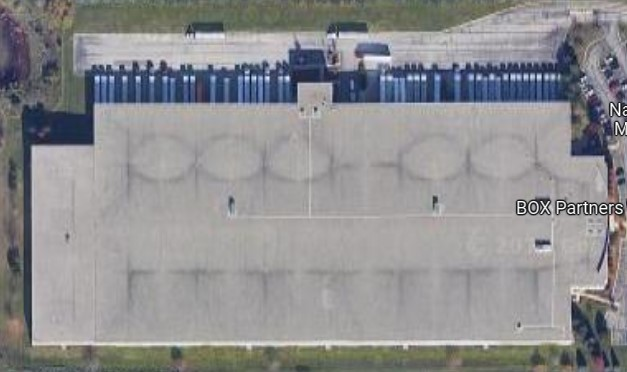
#> input picture data/experiments/map2.jpg, 627 x 372 px; its folder holds 4 pictures in this run
$ jupyter execute --allow-errors edge_enhancing.ipynb
#> lines starting #> are read from the running program, lines starting #| are printed output that depends on the picture; after the words box and inside, x2 and y2 are one past the last pixel; in counts of white or black regions, pixels touching at a corner belong together; pictures that were not available may be replaced by others from this repository, and a replacement may not be noted
[cell 1]
from scipy import ndimage as ndi
import numpy as np
import matplotlib.pyplot as plt
import cv2
from skimage.filters import threshold_otsu

def nabe(n):
    return np.array([n>>i&1 for i in range(0,9)]).astype(bool)

def hood(n):
    return np.take(nabe(n), np.array([[3, 2, 1],
                                      [4, 8, 0],
                                      [5, 6, 7]]))
def G1(n):
#> called with n = 0
    s = 0
    bits = nabe(n)
    for i in (0,2,4,6):
        if not(bits[i]) and (bits[i+1] or bits[(i+2) % 8]):
            s += 1
    return s==1

g1_lut = np.array([G1(n) for n in range(256)])

def G2(n):
#> called with n = 0
    n1, n2 = 0, 0
    bits = nabe(n)
    for k in (1,3,5,7):
        if bits[k] or bits[k-1]:
            n1 += 1
        if bits[k] or bits[(k+1) % 8]:
            n2 += 1
    return min(n1,n2) in [2,3]

g2_lut = np.array([G2(n) for n in range(256)])

g12_lut = g1_lut & g2_lut

def G3(n):
    bits = nabe(n)
    return not((bits[1] or bits[2] or not(bits[7])) and bits[0])

def G3p(n):
    bits = nabe(n)
    return not((bits[5] or bits[6] or not(bits[3])) and bits[4])

g3_lut = np.array([G3(n) for n in range(256)])
g3p_lut = np.array([G3p(n) for n in range(256)])

g123_lut  = g12_lut & g3_lut
g123p_lut = g12_lut & g3p_lut

def bwmorph_thin(image, n_iter=None):
    # check parameters
    if n_iter is None:
        n = -1
    elif n_iter <= 0:
        raise ValueError('n_iter must be > 0')
    else:
        n = n_iter

    # check that we have a 2d binary image, and convert it
    # to uint8
    skel = np.array(image).astype(np.uint8)

    if skel.ndim != 2:
        raise ValueError('2D array required')
    if not np.all(np.in1d(image.flat,(0,1))):
        raise ValueError('Image contains values other than 0 and 1')

    # neighborhood mask
    mask = np.array([[ 8,  4,  2],
                     [16,  0,  1],
                     [32, 64,128]],dtype=np.uint8)

    # iterate either 1) indefinitely or 2) up to iteration limit
    while n != 0:
        before = np.sum(skel) # count points before thinning

        # for each subiteration
        for lut in [g123_lut, g123p_lut]:
            # correlate image with neighborhood mask
            N = ndi.correlate(skel, mask, mode='constant')
            # take deletion decision from this subiteration's LUT
            D = np.take(lut, N)
            # perform deletion
            skel[D] = 0

        after = np.sum(skel) # coint points after thinning

        if before == after:
            # iteration had no effect: finish
            break

        # count down to iteration limit (or endlessly negative)
        n -= 1

    return skel.astype(bool)

[cell 2]
# Convert gradient magnitude image to 3 channels
fn = 'map2'
original = cv2.imread(f"{fn}.jpg", cv2.IMREAD_COLOR)
#> original is the input picture: shape (372, 627, 3); mean B, G, R 143.7, 141.9, 141.9
gradient_magnitude = cv2.imread(f"{fn}_edge.jpg", cv2.IMREAD_GRAYSCALE)
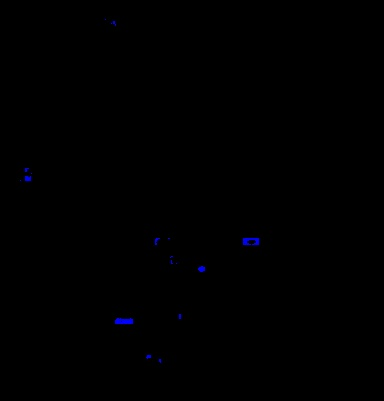
#> input picture data/experiments/enhanced.jpg, 384 x 401 px, given in place of map2_edge.jpg, which was not available
#> gradient_magnitude: shape (401, 384); min 0, max 35, mean 0.1
print(original.shape)
#| (372, 627, 3)
def enhance(orig, gm):
    # Convert gradient magnitude to a binary mask
    thresh = threshold_otsu(gm)
#> thresh = 6
    binary = gm > thresh
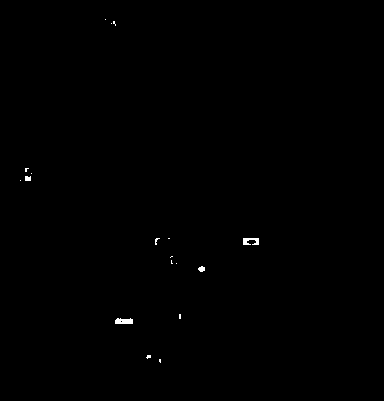
#> binary: shape (401, 384) bool; 0.2% white; 18 white regions (14 under 20 px), largest, box (x1, y1, x2, y2) and area: (115, 318, 133, 324) 92, (243, 238, 259, 245) 82, (198, 266, 205, 272) 31, (25, 176, 31, 181) 28

    thinned = (bwmorph_thin(binary)* 255).astype(np.uint8)
#> the loop in bwmorph_thin, `while n != 0:` made 4 passes
#> (before, after) on passes 1 to 4: (313, 161), (161, 101), (101, 92), (92, 92)
#> after the loop in bwmorph_thin, `while n != 0:`:
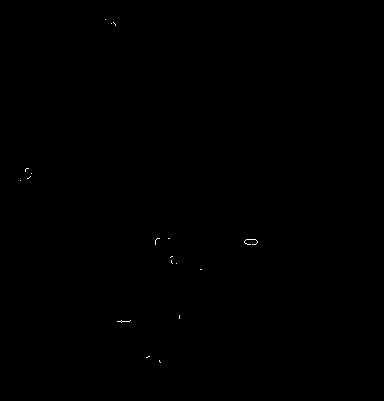
#> skel: shape (401, 384); values 0 (black) and 1 (white), 0.06% white in thin lines or dots, all inside (x1, y1, x2, y2) = (20, 19, 258, 363)
#> after the loop in bwmorph_thin, `while n != 0:`: n = -4
    plt.imshow(thinned)
    plt.show()

    # Dilate the thinned mask a bit to make the edges wider
    kernel = np.ones((3,3),np.uint8)
    wider = cv2.dilate(thinned, kernel, iterations=1)
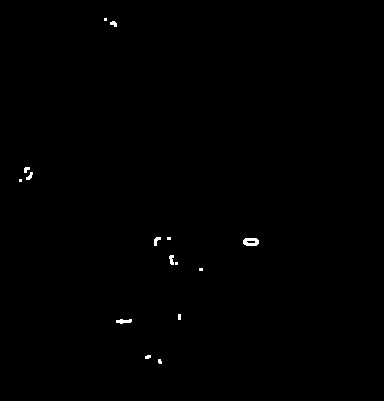
#> wider: shape (401, 384); 0.27% white; 15 white regions (7 under 20 px), largest, box (x1, y1, x2, y2) and area: (243, 238, 259, 246) 100, (116, 319, 132, 324) 56, (154, 237, 161, 246) 37

    plt.imshow(wider, cmap='gray')
    plt.show()

    # Convert eroded mask to 3 channels
    mask_colored = cv2.cvtColor(wider, cv2.COLOR_GRAY2BGR)
    plt.imshow(mask_colored)

    # Use the mask to blend between original and its edge-enhanced version
    alpha = 0.7  # blending factor. Adjust this value to your liking
    enhanced = cv2.addWeighted(orig, alpha, mask_colored, 1 - alpha, 0)

    plt.imshow(enhanced)
    plt.savefig(f"{fn}_enhanced_thin_white.png", bbox_inches='tight', pad_inches=0)

    plt.show()
plt.imshow(original)
plt.show()
#> (the rest of this cell did not finish here and is left out)

[cell 3]
import cv2
import numpy as np
from skimage.filters import threshold_otsu
# from skimage.morphology import bwmorph_thin
import matplotlib.pyplot as plt

fn = 'map2'
original = cv2.imread(f"{fn}.jpg", cv2.IMREAD_COLOR)
gradient_magnitude = cv2.imread(f"{fn}_edge.jpg", cv2.IMREAD_GRAYSCALE)
print(original.shape)
#| (372, 627, 3)

def enhance(orig, gm):
    # Convert gradient magnitude to a binary mask
    thresh = threshold_otsu(gm)
#> thresh = 6
    binary = gm > thresh

    thinned = (bwmorph_thin(binary) * 255).astype(np.uint8)
#> the loop in bwmorph_thin (call 2), `while n != 0:` made 4 passes

    # Dilate the thinned mask a bit to make the edges wider
    kernel = np.ones((3,3),np.uint8)
    wider = cv2.dilate(thinned, kernel, iterations=1)

    plt.imshow(wider, cmap='gray')
    plt.show()

    # Create a red mask from the dilated edges
    mask_colored = np.zeros((wider.shape[0], wider.shape[1], 3), dtype=np.uint8)
    # mask_colored[wider == 255] = [255, 0, 0]

    plt.imshow(mask_colored)
    plt.show()

    # Use the mask to blend between original and its edge-enhanced version
    alpha = 0.7  # blending factor. Adjust this value to your liking
    enhanced = cv2.addWeighted(orig, alpha, mask_colored, 1 - alpha, 0)

    plt.imshow(cv2.cvtColor(enhanced, cv2.COLOR_BGR2RGB))
    plt.savefig(f"{fn}_enhanced_thick_white.png", bbox_inches='tight', pad_inches=0)
    plt.show()

plt.imshow(cv2.cvtColor(original, cv2.COLOR_BGR2RGB))
plt.show()
#> (the rest of this cell did not finish here and is left out)

[cell 4]
# Convert gradient magnitude to a binary mask
thresh = threshold_otsu(gradient_magnitude)
#> thresh = 6
binary = gradient_magnitude > thresh

thinned = (bwmorph_thin(binary) * 255).astype(np.uint8)

plt.imshow(thinned)

[cell 5]
binary = thinned.copy()
image = original.copy()
# Find contours
contours, _ = cv2.findContours(binary, cv2.RETR_TREE, cv2.CHAIN_APPROX_SIMPLE)
#> contours = 19 contours, all with area under 20

for contour in contours:
    # Approximate the contour to a polygon and get vertices
    epsilon = 0.02 * cv2.arcLength(contour, True)  # 2% of contour arc length
    approx = cv2.approxPolyDP(contour, epsilon, True)

    # Draw the polygon
    cv2.drawContours(image, [approx], 0, (0, 255, 0), 2)
#> this loop made 19 passes
#> (epsilon, approx) on passes 1, 4, 5, 6, 7, 8, 11, 13, 14, 15, 17, 18: (0.0966, [[159, 360], [159, 361], [160, 362], [159, 361]]), (0.113, [[120, 321], [121, 320], [122, 321], [121, 322]]), (0.12, [[179, 315], [179, 318]]), (0.04, [[200, 269], [201, 269]]), (0, [[176, 263]]), (0.137, [[171, 260], [171, 262], [172, 263], [171, 262]]), (0.04, [[168, 238], [169, 238]]), (0, [[20, 180]]), (0.153, [[30, 176], [28, 178], [27, 178], [28, 178]]), (0, [[31, 173]]), (0, [[111, 23]]), (0.153, [[113, 22], [115, 24], [115, 25], [115, 24]])
#> epsilon on passes 2, 3, 10, 12, 16: 0.137, 0.57, 1.17, 0.353, 0.217
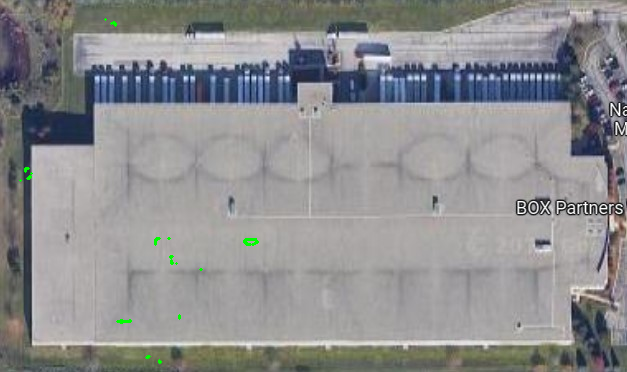
#> image: shape (372, 627, 3); 0.15% of pixels changed, all inside (x1, y1, x2, y2) = (19, 18, 259, 364)

# Convert BGR image to RGB for matplotlib
image_rgb = cv2.cvtColor(image, cv2.COLOR_BGR2RGB)

# Use matplotlib to display the result
plt.imshow(image_rgb)
plt.axis('off')  # Hide axis values
plt.show()

[cell 6]
binary = thinned.copy()
image = original.copy()
# Find contours
contours, _ = cv2.findContours(binary, cv2.RETR_TREE, cv2.CHAIN_APPROX_SIMPLE)

# Assuming there's at least one contour, find the largest by area
largest_contour = max(contours, key=cv2.contourArea)
#> largest_contour = contour of 10 points, box (x1, y1, x2, y2) (117, 320, 131, 323), area 2

# Approximate the largest contour to a polygon and get vertices
epsilon = 0.02 * cv2.arcLength(largest_contour, True)  # 2% of contour arc length
#> epsilon = 0.57
approx = cv2.approxPolyDP(largest_contour, epsilon, True)
#> approx has the same summary as largest_contour

# Draw the polygon on the original image
cv2.drawContours(image, [approx], 0, (0, 255, 0), 2)
#> image: shape (372, 627, 3); 0.02% of pixels changed, all inside (x1, y1, x2, y2) = (116, 319, 132, 324)

# Convert BGR image to RGB for matplotlib
image_rgb = cv2.cvtColor(image, cv2.COLOR_BGR2RGB)

# Use matplotlib to display the result
plt.imshow(image_rgb)
plt.axis('off')  # Hide axis values
plt.show()

[cell 7]
def is_inside(contour1, contour2):
    """Check if contour2 is inside contour1."""
    for point in contour2:
        if cv2.pointPolygonTest(contour1, tuple(point[0]), False) < 0:
            return False
    return True
binary = thinned.copy()
image = original.copy()
# Find contours
# Find contours
contours, _ = cv2.findContours(binary, cv2.RETR_TREE, cv2.CHAIN_APPROX_SIMPLE)

# Sort contours by area and get the median-sized contour
sorted_contours = sorted(contours, key=cv2.contourArea)
#> sorted_contours = 19 contours, all with area under 20
median_contour = sorted_contours[-1]
#> median_contour = [[120, 321], [121, 320], [122, 321], [121, 322]]

# Approximate the median-sized contour to a polygon
epsilon = 0.02 * cv2.arcLength(median_contour, True)
#> epsilon = 0.113
approx_median = cv2.approxPolyDP(median_contour, epsilon, True)
#> approx_median = [[120, 321], [121, 320], [122, 321], [121, 322]]
cv2.drawContours(image, [approx_median], 0, (0, 255, 0), 2)
#> image: shape (372, 627, 3); 0.01% of pixels changed, all inside (x1, y1, x2, y2) = (119, 319, 124, 324)

# Approximate the contours that lie within the median-sized contour
for contour in sorted_contours:
    if is_inside(median_contour, contour):
        epsilon = 0.02 * cv2.arcLength(contour, True)
        approx = cv2.approxPolyDP(contour, epsilon, True)
        cv2.drawContours(image, [approx], 0, (0, 255, 0), 2)
#> this loop made 19 passes
#> contour on passes 1, 3, 4, 5, 6, 7, 9, 11, 12, 13, 15, 16: [[159, 360], [159, 361], [160, 362], [159, 361]], [[179, 315], [179, 318]], [[200, 269], [201, 269]], [[176, 263]], [[171, 260], [171, 262], [172, 263], [171, 262]], [[171, 256], [170, 257], [171, 256], [172, 256]], [[168, 238], [169, 238]], [[20, 180]], [[30, 176], [28, 178], [27, 178], [28, 178]], [[31, 173]], [[111, 23]], [[113, 22], [115, 24], [115, 25], [115, 24]]

# Convert BGR image to RGB for matplotlib
image_rgb = cv2.cvtColor(image, cv2.COLOR_BGR2RGB)

# Use matplotlib to display the result
plt.imshow(image_rgb)
plt.axis('off')
plt.show()

[cell 8]
# Find contours in the edge image
contours, _ = cv2.findContours(thinned, cv2.RETR_EXTERNAL, cv2.CHAIN_APPROX_SIMPLE)
#> contours = 18 contours, all with area under 20

# Create a copy of the original image to draw the contours on
contour_image = np.copy(thinned)

# Draw the contours on the contour_image
cv2.drawContours(thinned, contours, -1, (0, 255, 0), 2)  # -1 means draw all contours, (0, 255, 0) is the color, and 2 is the thickness
#> thinned: shape (401, 384); every value is 0

# Display the original edge image and the image with contours using matplotlib
plt.figure(figsize=(12, 6))

plt.subplot(121)
plt.imshow(thinned, cmap='gray')
plt.title('Edge Image')
plt.axis('off')

plt.subplot(122)
plt.imshow(contour_image, cmap='gray')
plt.title('Contours')
plt.axis('off')

plt.show()

lines = cv2.HoughLinesP(contour_image, 1, np.pi / 180, threshold=100, minLineLength=100, maxLineGap=10)
#> lines = None

image_with_lines = original.copy()
if lines is not None:
    for line in lines:
        x1, y1, x2, y2 = line[0]
        cv2.line(image_with_lines, (x1, y1), (x2, y2), (0, 0, 255), 2)

# Display the image with detected lines using matplotlib
plt.imshow(image_with_lines, cmap='gray')
plt.axis('off')
plt.show()

[cell 9]
import cv2
import numpy as np
import matplotlib.pyplot as plt

# Load the edge image (you should already have the edge image)
edge_image = thinned.copy()

# Find contours in the edge image
contours, _ = cv2.findContours(edge_image, cv2.RETR_EXTERNAL, cv2.CHAIN_APPROX_SIMPLE)
#> contours = []

# Create a copy of the original image to draw the contours on
binary = np.copy(edge_image)

# Find contours
contours, _ = cv2.findContours(binary, cv2.RETR_TREE, cv2.CHAIN_APPROX_SIMPLE)

for contour in contours:
    # Approximate the contour to a polygon and get vertices
    epsilon = 0.02 * cv2.arcLength(contour, True)  # 2% of contour arc length
    approx = cv2.approxPolyDP(contour, epsilon, True)

    # Draw the polygon
    cv2.drawContours(original, [approx], 0, (0, 255, 0), 2)
#> this loop made 0 passes

# Display the image with detected lines using matplotlib
plt.imshow(image_with_lines, cmap='gray')
plt.axis('off')
plt.title('Lines Detected')
plt.show()

[cell 10]
plt.imshow(contour_image, cmap='gray')
plt.title('Contours')
plt.axis('off')

[cell 11]
import cv2
import numpy as np
from skimage.filters import threshold_otsu
import matplotlib.pyplot as plt
import os
from scipy import ndimage as ndi
import numpy as np
import matplotlib.pyplot as plt
import cv2
from skimage.filters import threshold_otsu

def nabe(n):
    return np.array([n>>i&1 for i in range(0,9)]).astype(bool)

def hood(n):
    return np.take(nabe(n), np.array([[3, 2, 1],
                                      [4, 8, 0],
                                      [5, 6, 7]]))
def G1(n):
#> called with n = 0
    s = 0
    bits = nabe(n)
    for i in (0,2,4,6):
        if not(bits[i]) and (bits[i+1] or bits[(i+2) % 8]):
            s += 1
    return s==1

g1_lut = np.array([G1(n) for n in range(256)])

def G2(n):
#> called with n = 0
    n1, n2 = 0, 0
    bits = nabe(n)
    for k in (1,3,5,7):
        if bits[k] or bits[k-1]:
            n1 += 1
        if bits[k] or bits[(k+1) % 8]:
            n2 += 1
    return min(n1,n2) in [2,3]

g2_lut = np.array([G2(n) for n in range(256)])

g12_lut = g1_lut & g2_lut

def G3(n):
    bits = nabe(n)
    return not((bits[1] or bits[2] or not(bits[7])) and bits[0])

def G3p(n):
    bits = nabe(n)
    return not((bits[5] or bits[6] or not(bits[3])) and bits[4])

g3_lut = np.array([G3(n) for n in range(256)])
g3p_lut = np.array([G3p(n) for n in range(256)])
#> further down, original is the input picture: shape (401, 384, 3); mean B, G, R 0.6, 0, 0

g123_lut  = g12_lut & g3_lut
g123p_lut = g12_lut & g3p_lut

def bwmorph_thin(image, n_iter=None):
    # check parameters
    if n_iter is None:
        n = -1
    elif n_iter <= 0:
        raise ValueError('n_iter must be > 0')
    else:
        n = n_iter

    # check that we have a 2d binary image, and convert it
    # to uint8
    skel = np.array(image).astype(np.uint8)

    if skel.ndim != 2:
        raise ValueError('2D array required')
    if not np.all(np.in1d(image.flat,(0,1))):
        raise ValueError('Image contains values other than 0 and 1')

    # neighborhood mask
    mask = np.array([[ 8,  4,  2],
                     [16,  0,  1],
                     [32, 64,128]],dtype=np.uint8)

    # iterate either 1) indefinitely or 2) up to iteration limit
    while n != 0:
        before = np.sum(skel) # count points before thinning

        # for each subiteration
        for lut in [g123_lut, g123p_lut]:
            # correlate image with neighborhood mask
            N = ndi.correlate(skel, mask, mode='constant')
            # take deletion decision from this subiteration's LUT
            D = np.take(lut, N)
            # perform deletion
            skel[D] = 0

        after = np.sum(skel) # coint points after thinning

        if before == after:
            # iteration had no effect: finish
            break

        # count down to iteration limit (or endlessly negative)
        n -= 1

    return skel.astype(bool)

def enhance(orig, gm):
    # Convert gradient magnitude to a binary mask
    thresh = threshold_otsu(gm)
#> thresh = 6
    binary = gm > thresh

    thinned = (bwmorph_thin(binary) * 255).astype(np.uint8)
#> after the loop in bwmorph_thin, `while n != 0:`: n = -4

    # Dilate the thinned mask a bit to make the edges wider
    kernel = np.ones((3,3),np.uint8)
    wider = cv2.dilate(thinned, kernel, iterations=1)

    # Convert dilated mask to 3 channels
    mask_colored = cv2.cvtColor(wider, cv2.COLOR_GRAY2BGR)

    # Use the mask to blend between original and its edge-enhanced version
    alpha = 0.7  # blending factor
    enhanced = cv2.addWeighted(orig, alpha, mask_colored, 1 - alpha, 0)
    return enhanced

base_path = "../"
edge_dir = os.path.join(base_path, "train_thick_edge/")
original_dir = os.path.join(base_path, "train_original/")
output_dir = os.path.join(base_path, "train/")

# Ensure the output directory exists
if not os.path.exists(output_dir):
    os.makedirs(output_dir)

# Get list of png files in the edge directory
file_list = [f for f in os.listdir(edge_dir) if f.endswith('.jpg')]
print(len(file_list))
for file_name in file_list:
    edge_img_path = os.path.join(edge_dir, file_name)
    original_img_path = os.path.join(original_dir, file_name)

    # Ensure both the edge and original image exists
    if os.path.exists(edge_img_path) and os.path.exists(original_img_path):
        original = cv2.imread(original_img_path, cv2.IMREAD_COLOR)
        gradient_magnitude = cv2.imread(edge_img_path, cv2.IMREAD_GRAYSCALE)

        enhanced_img = enhance(original, gradient_magnitude)
        output_path = os.path.join(output_dir, file_name)

        cv2.imwrite(output_path, enhanced_img)
